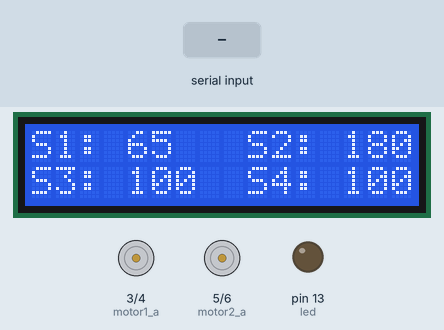
The sketch below on a simulated Arduino Uno, built with avr-gcc and run on an emulated ATmega328P. Shown: 16×2 character LCD, motor-driver pin pairs drawn as motors (green arrow = first pin HIGH = forward, orange = second pin HIGH = backward, longer = more drive), output pins drawn as LEDs (lit = HIGH). The inputs (shaded band) are chosen by the test bench.

Above: at 1.2 s.
1.3 s: "a" received over Serial
At 2.2 s:
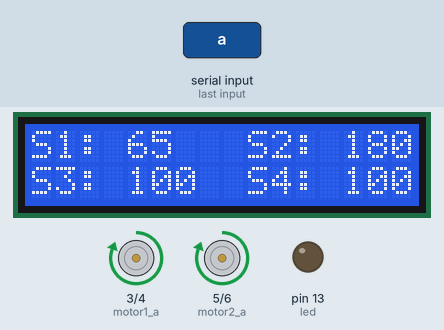
2.8 s: "2" received over the second serial link
At 3.4 s:
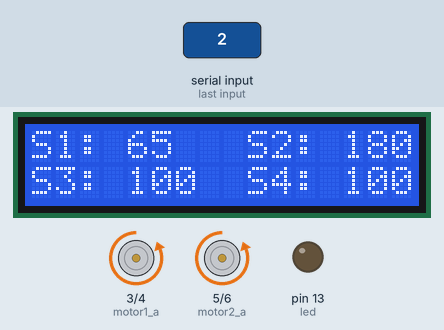
4.3 s: "c" received over Serial
At 4.6 s:
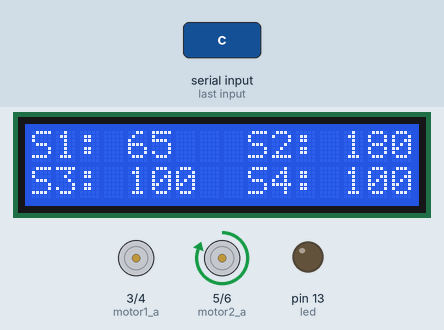
5.8 s: "4" received over the second serial link
At 6.9 s:
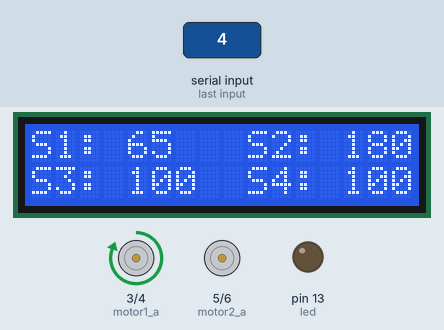
7.3 s: "1" received over the second serial link
At 7.9 s:
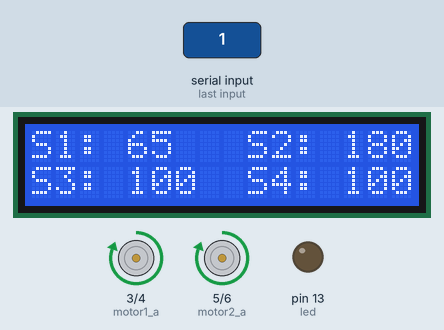
8.8 s: "3" received over the second serial link
At 9.1 s:
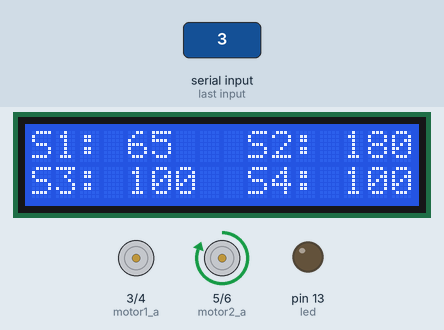
Timing chart, 0 to 11.3 s (numbered marks = the images above; inputs shaded):
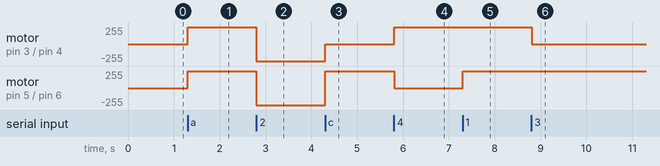

The sketch:

robotic_arm.ino
```cpp
#include <SoftwareSerial.h>
#include <LiquidCrystal.h>

byte led = 13;

#define wait 300

#define motor1_a 3
#define motor1_b 4
#define motor2_a 5
#define motor2_b 6

SoftwareSerial serial(7, 8);
LiquidCrystal lcd(A2, A3, A4, A5, A0, A1);

char rxd, bt, cp = 0;
byte angle[4] = {65, 180, 100, 100}; //initial stage
byte pos = 0;
bool flag1 = true;

void setup() {
  Serial.begin(9600);
  serial.begin(9600);

  lcd.begin(16, 2);
  lcd.clear();

  pinMode(led, OUTPUT);
  pinMode(motor1_a, OUTPUT);
  pinMode(motor1_b, OUTPUT);
  pinMode(motor2_a, OUTPUT);
  pinMode(motor2_b, OUTPUT);
}

void loop() {
  lcd.setCursor(0,0);
  lcd.print("S1: ");
  lcd.print(angle[0], DEC);
  lcd.print("  ");

  lcd.setCursor(9,0);
  lcd.print("S2: ");
  lcd.print(angle[1], DEC);
  lcd.print("  ");

  lcd.setCursor(0,1);
  lcd.print("S3: ");
  lcd.print(angle[2], DEC);
  lcd.print("  ");

  lcd.setCursor(9,1);
  lcd.print("S4: ");
  lcd.print(angle[3], DEC);
  lcd.print("  ");

  if(serial.available()){
    rxd = serial.read();

    if(rxd == '1') up();

    if(rxd == '2') down();

    if(rxd == '3') left();

    if(rxd == '4') right();

    if(rxd == '5') clear_all();

    rxd = 0;
  }

  if(Serial.available()){
    bt = Serial.read();

    if(bt == 'a') up();

    if(bt == 'b') down();

    if(bt == 'c') left();

    if(bt == 'd') right();

    if(bt == 'e') clear_all();

    bt = 0;
  }
}

void up(){
  digitalWrite(motor1_a, HIGH);
  digitalWrite(motor1_b, LOW);
  digitalWrite(motor2_a, HIGH);
  digitalWrite(motor2_b, LOW);
}

void down(){
  digitalWrite(motor1_a, LOW);
  digitalWrite(motor1_b, HIGH);
  digitalWrite(motor2_a, LOW);
  digitalWrite(motor2_b, HIGH);
}

void left(){
  digitalWrite(motor1_a, LOW);
  digitalWrite(motor1_b, LOW);
  digitalWrite(motor2_a, HIGH);
  digitalWrite(motor2_b, LOW);
}

void right(){
  digitalWrite(motor1_a, HIGH);
  digitalWrite(motor1_b, LOW);
  digitalWrite(motor2_a, LOW);
  digitalWrite(motor2_b, LOW);
}

void clear_all(){
  digitalWrite(motor1_a, LOW);
  digitalWrite(motor1_b, LOW);
  digitalWrite(motor2_a, LOW);
  digitalWrite(motor2_b, LOW);
}
```

Measured:
- after the input at 1.3 s, motor on pin 3 (motor1_a) / pin 4 (motor1_b), motor on pin 5 (motor2_a) / pin 6 (motor2_b): stopped → forward 255/255 at once
- after the input at 2.8 s, motor on pin 3 (motor1_a) / pin 4 (motor1_b), motor on pin 5 (motor2_a) / pin 6 (motor2_b): forward 255/255 → backward 255/255 at once
- after the input at 4.3 s, motor on pin 3 (motor1_a) / pin 4 (motor1_b): backward 255/255 → stopped at once; motor on pin 5 (motor2_a) / pin 6 (motor2_b): backward 255/255 → forward 255/255 at once
- after the input at 5.8 s, motor on pin 3 (motor1_a) / pin 4 (motor1_b): stopped → forward 255/255 at once; motor on pin 5 (motor2_a) / pin 6 (motor2_b): forward 255/255 → stopped at once
- after the input at 7.3 s, motor on pin 5 (motor2_a) / pin 6 (motor2_b): stopped → forward 255/255 at once
- after the input at 8.8 s, motor on pin 3 (motor1_a) / pin 4 (motor1_b): forward 255/255 → stopped at once
